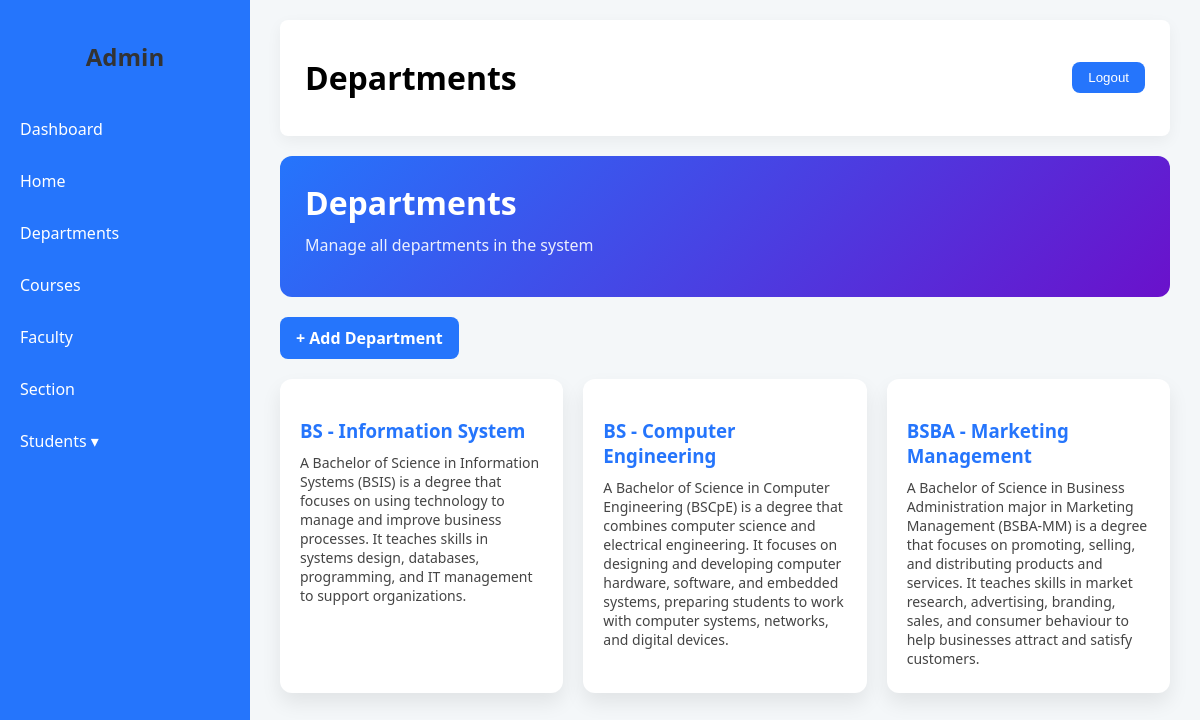
Before: /grading/departments/ with the older database file.
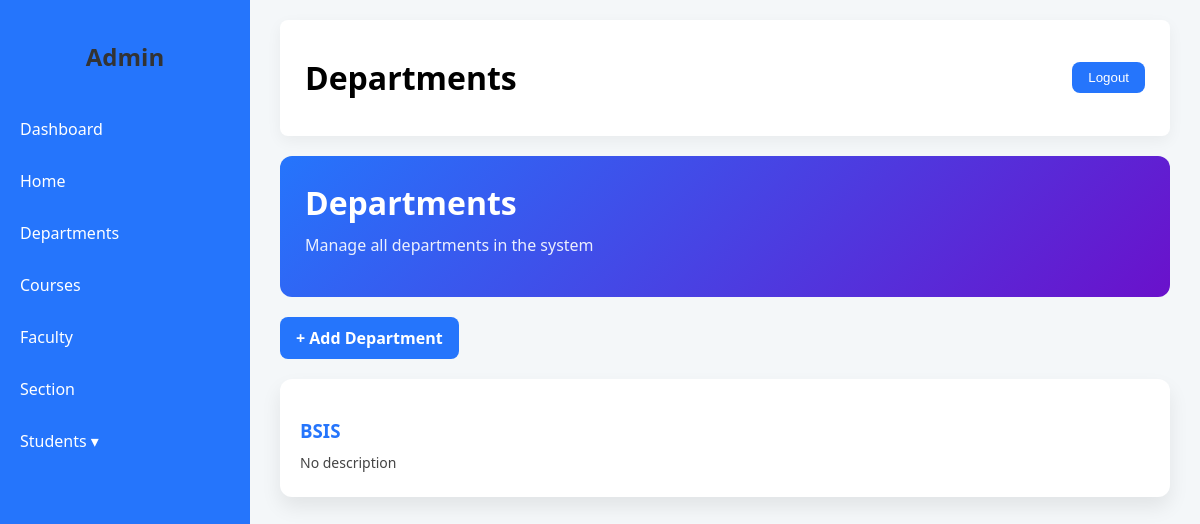
After: the same page with the newer database file.
### grading_system/models.py (models this page shows, shortened)
class Department(models.Model):
    name = models.CharField(max_length=100)
    description = models.TextField(blank=True)

### grading_system/views.py (the view)
# urls.py: path('departments/', views.department_list, name='department_list'),
def department_list(request):
    departments = Department.objects.all()
    return render(request, 'core/departments.html', {
        'departments': departments
    })

### grading_system/templates/core/departments.html (shortened to what this page needs)
{% extends 'core/base.html' %}
{% load static %}
{% block header %}
Departments
{% endblock %}
{% block extra_css %}
<link rel="stylesheet" href="{% static 'core/grading.css' %}">
{% endblock %}
{% block content %}
<div class="grading-header">
    <h1>Departments</h1>
    <p>Manage all departments in the system</p>
</div>
<a href="{% url 'grading_system:add_department' %}" class="add-btn">
    + Add Department
</a>
<div class="dept-grid">
    {% for dept in departments %}
    <div class="dept-card">
        <h3>{{ dept.name }}</h3>
        <p>{{ dept.description|default:"No description" }}</p>
    </div>
    {% empty %}
    <p>No departments yet.</p>
    {% endfor %}
</div>
{% endblock %}

### grading_system/templates/core/base.html (shortened to what this page needs)
{% load static %}
<!DOCTYPE html>
<html lang="en">
<head>
    <link rel="stylesheet" href="{% static 'core/dashboard.css' %}">
    {% block extra_css %}{% endblock %}
</head>
<body>
<div class="sidebar">
    <h2>Admin</h2>
    <a href="{% url 'dashboard_test' %}">Dashboard</a>
    <a href="{% url 'grading_system:grading_home' %}">Home</a>
    <a href="{% url 'grading_system:department_list' %}">Departments</a>
    <a href="{% url 'grading_system:course_list' %}">Courses</a>
    <a href="{% url 'grading_system:faculty_list' %}">Faculty</a>
    <a href="{% url 'grading_system:section_list' %}">Section</a>
    <div class="dropdown">
        <a class="dropdown-btn" onclick="toggleDropdown(event)">
            Students ▾
        </a>
        </div>
    </div>
    <div class="main-content">
        <div class="navbar">
            <h1>{% block header %}Welcome{% endblock %}</h1>
            <form method="post" action="{% url 'logout' %}">
                <button class="logout-btn">Logout</button>
            </form>
        </div>
        {% block content %}
        {% endblock %}
    </div>
</body>
</html>

### grading_system/static/core/dashboard.css (style rules this page uses)
body { margin: 0; font-family: 'Segoe UI', Tahoma, Geneva, Verdana, sans-serif; background: #f4f7f9; display: flex; }
.sidebar { width: 220px; background: #2575fc; color: white; min-height: 100vh; display: flex; flex-direction: column; padding-top: 20px; }
.sidebar h2 { text-align: center; margin-bottom: 30px; }
.sidebar a { color: white; text-decoration: none; padding: 15px 20px; display: block; transition: 0.3s; }
.main-content { flex: 1; padding: 20px 30px; }
.navbar { display: flex; justify-content: space-between; align-items: center; background: white; padding: 15px 25px; border-radius: 8px; box-shadow: 0 5px 15px rgba(0,0,0,0.05); margin-bottom: 20px; }
.logout-btn { background: #2575fc; color: white; border: none; padding: 8px 16px; border-radius: 8px; cursor: pointer; }
.sidebar { width: 250px; }
.dropdown-btn { display: block; cursor: pointer; padding: 10px; }

### grading_system/static/core/grading.css (style rules this page uses)
.grading-header { background: linear-gradient(135deg, #2575fc, #6a11cb); color: white; padding: 30px; border-radius: 12px; margin-bottom: 20px; }
.grading-header h1 { margin: 0; }
.grading-header p { margin-top: 10px; opacity: 0.9; }
.grading-header { background: linear-gradient(135deg, #2575fc, #6a11cb); color: white; padding: 25px; border-radius: 12px; margin-bottom: 20px; }
.add-btn { display: inline-block; margin-bottom: 20px; background: #2575fc; color: white; padding: 10px 16px; border-radius: 8px; text-decoration: none; transition: 0.3s; }
.dept-card { background: white; padding: 20px; border-radius: 12px; box-shadow: 0 10px 20px rgba(0,0,0,0.08); transition: 0.3s; }
.dept-grid { display: grid; grid-template-columns: repeat(auto-fit, minmax(250px, 1fr)); gap: 15px; }
.add-btn { display: inline-block; margin-bottom: 20px; padding: 10px 16px; background: #2575fc; color: white; border-radius: 8px; text-decoration: none; font-weight: bold; transition: 0.3s; }
.dept-grid { display: grid; grid-template-columns: repeat(auto-fit, minmax(250px, 1fr)); gap: 20px; }
.dept-card { background: white; border-radius: 12px; padding: 20px; box-shadow: 0 10px 20px rgba(0,0,0,0.08); transition: 0.3s; }
.dept-card h3 { margin-bottom: 10px; color: #2575fc; }
.dept-card p { margin: 5px 0; color: #444; font-size: 14px; }
h2 { margin-bottom: 20px; font-weight: 600; color: #333; }

Changed rows visible on the page:
removed Department: name "BS - Computer Engineering", description "A Bachelor of Science in Computer Engineering (BSCpE) is a degree that combines computer science and electrical engineering. It focuses on designing and developing computer hardware, software, and embedded systems, preparing students to work with computer systems, networks, and digital devices."
removed Department: name "BSBA - Marketing Management", description "A Bachelor of Science in Business Administration major in Marketing Management (BSBA-MM) is a degree that focuses on promoting, selling, and distributing products and services. It teaches skills in market research, advertising, branding, sales, and consumer behaviour to help businesses attract and satisfy customers."
changed Department: name "BS - Information System" → "BSIS"; description "A Bachelor of Science in Information Systems (BSIS) is a degree that focuses on using technology to manage and improve business processes. It teaches skills in systems design, databases, programming, and IT management to support organizations." → "No description"
